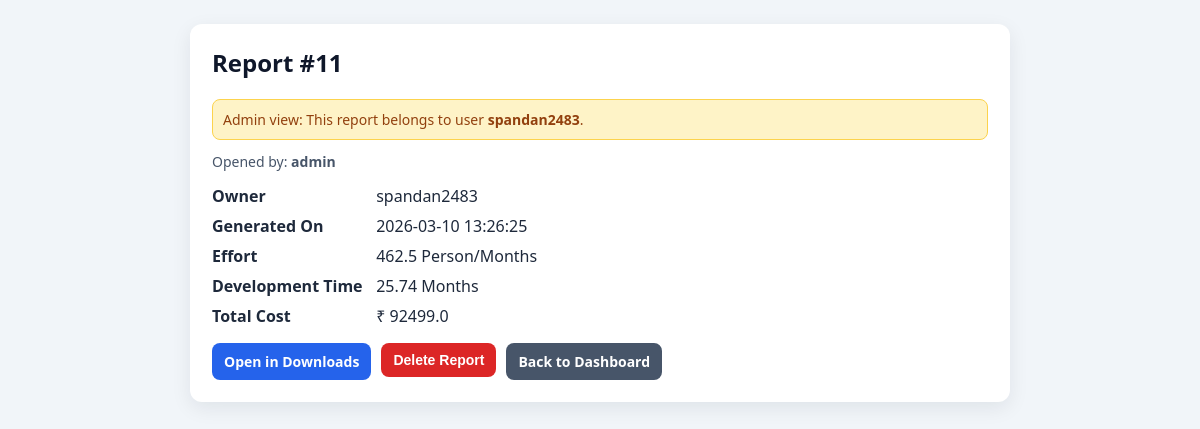
The app's page /report/11 (signed in) with its own data.
### tables this page shows
CREATE TABLE reports (
            id INTEGER PRIMARY KEY AUTOINCREMENT,
            user_id INTEGER NOT NULL,
            created_at TEXT NOT NULL,
            effort REAL NOT NULL,
            time REAL NOT NULL,
            cost REAL NOT NULL,
            FOREIGN KEY (user_id) REFERENCES users (id)
        );

CREATE TABLE users (
            id INTEGER PRIMARY KEY AUTOINCREMENT,
            username TEXT UNIQUE NOT NULL,
            password_hash TEXT NOT NULL,
            created_at TEXT NOT NULL
        , is_admin INTEGER NOT NULL DEFAULT 0);

### app.py (the view)
@app.route("/report/<int:report_id>")
def report_detail(report_id):
    if not session.get("user"):
        return redirect(url_for("auth"))
    username = session.get("user")
    user_record = get_user_by_username(username)
    if not user_record:
        session.clear()
        return redirect(url_for("auth"))
    report = get_report_by_id(report_id)
    if not report:
        flash("Report not found.", "error")
        return redirect(url_for("dashboard"))
    is_admin = bool(user_record["is_admin"])
    is_owner = report["user_id"] == user_record["id"]
    if not is_admin and not is_owner:
        flash("You are not authorized to view this report.", "error")
        return redirect(url_for("dashboard"))
    return render_template(
        "report_detail.html",
        report=report,
        user=username,
        is_admin=is_admin,
        is_owner=is_owner
    )

### app.py (called while the page is built)
def get_db_connection():
    conn = sqlite3.connect(DB_PATH)
    conn.row_factory = sqlite3.Row
    return conn

def get_user_by_username(username):
    conn = get_db_connection()
    user = conn.execute(
        "SELECT id, username, password_hash, is_admin FROM users WHERE username = ?",
        (username,)
    ).fetchone()
    conn.close()
    return user

def get_report_by_id(report_id):
    conn = get_db_connection()
    row = conn.execute(
        """
        SELECT r.id, r.user_id, r.created_at, r.effort, r.time, r.cost, u.username
        FROM reports r
        JOIN users u ON r.user_id = u.id
        WHERE r.id = ?
        """,
        (report_id,)
    ).fetchone()
    conn.close()
    return dict(row) if row else None

### templates/report_detail.html (shortened to what this page needs)
<!DOCTYPE html>
<html lang="en">
<head>
</head>
<body>
<div class="container">
    <div class="card">
        <h2>Report #{{ report.id }}</h2>
        {% if is_admin and not is_owner %}
        <div class="admin-note">Admin view: This report belongs to user <b>{{ report.username }}</b>.</div>
        {% endif %}
        <div class="meta">Opened by: <b>{{ user }}</b></div>
        <div class="row"><b>Owner</b> {{ report.username }}</div>
        <div class="row"><b>Generated On</b> {{ report.created_at }}</div>
        <div class="row"><b>Effort</b> {{ report.effort }} Person/Months</div>
        <div class="row"><b>Development Time</b> {{ report.time }} Months</div>
        <div class="row"><b>Total Cost</b> ₹ {{ report.cost }}</div>
        <div class="actions">
            <a class="btn" href="{{ url_for('download_page') }}">Open in Downloads</a>
            <form method="POST" action="{{ url_for('delete_report', report_id=report.id, source='dashboard') }}" onsubmit="return confirm('Delete this report permanently?');">
                <button type="submit" class="btn delete">Delete Report</button>
            </form>
            <a class="btn back" href="{{ url_for('dashboard') }}">Back to Dashboard</a>
        </div>
    </div>
</div>
</body>
</html>

### templates/report_detail.html (style rules this page uses)
body { font-family: "Segoe UI", Arial, sans-serif; background: #f1f5f9; margin: 0; padding: 24px; }
.container { max-width: 820px; margin: 0 auto; }
.card { background: #ffffff; border-radius: 12px; padding: 22px; box-shadow: 0 6px 20px rgba(15, 23, 42, 0.08); }
h2 { margin-top: 0; color: #0f172a; }
.meta { color: #475569; font-size: 14px; margin-bottom: 14px; }
.row { margin: 8px 0; color: #1e293b; }
.row b { display: inline-block; min-width: 160px; }
.actions { display: flex; gap: 10px; flex-wrap: wrap; margin-top: 16px; }
.btn { display: inline-block; text-align: center; text-decoration: none; padding: 9px 12px; border-radius: 8px; color: white; background: #2563eb; font-size: 14px; font-weight: 600; border: none; cursor: pointer; }
.btn.delete { background: #dc2626; }
.btn.back { background: #475569; }
.admin-note { background: #fef3c7; color: #92400e; border: 1px solid #fcd34d; border-radius: 8px; padding: 10px; margin-bottom: 12px; font-size: 14px; }

### records on screen
reports: id "11", created_at "2026-03-10 13:26:25", effort "462.5", time "25.74", cost "92499.0"
users: username "spandan2483"
users: username "admin"
